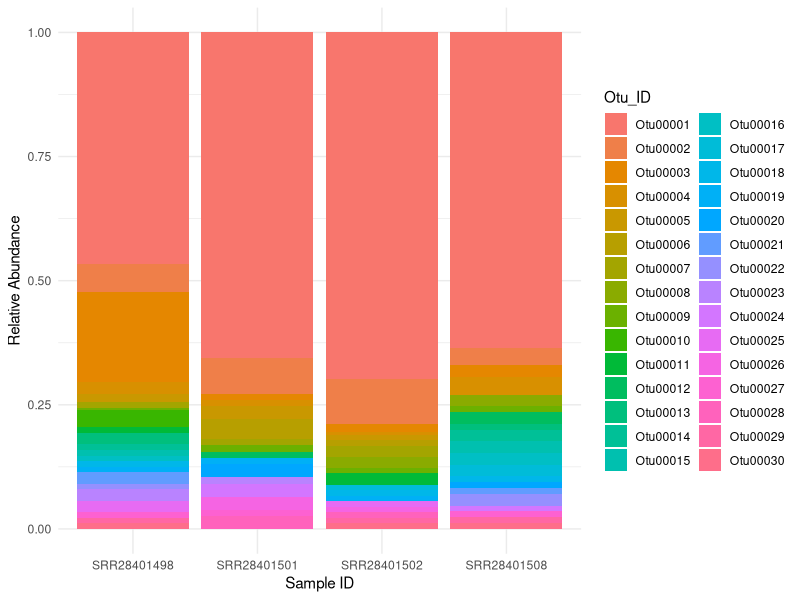

This chart was generated by the following R code:
#import libraries
library(tidyverse)
library(ggplot2)

#loading datasets

tax <- read.delim("otu_taxonomy.txt", header = F, row.names = 1)
otu <- read.delim("otu_table.txt", header = T)


#new columns names and remove brackets in tax dataframe

tax <- tax %>% 
  rename(Size = V2, Taxonomy = V3) %>% 
  mutate(Taxonomy = gsub("\\(.*?\\)", "", Taxonomy))


#seperate Taxonomy column to relavant colummns

tax <- separate(tax, 
         Taxonomy, 
         into = c("Kingdom", "Phylum", "Class", "Order", "Family", "Genus"),
         sep = ";") 


#selecting columns in otu dataframe

otu <- select(otu, -label & - numOtus)


#Group column goes to rownames after that remove in dataframe

rownames(otu) <- otu$Group
otu$Group <- NULL

#tranpoze dataframe

otu <- t(otu)

#merge two dataframes

otu.tax <- merge(tax, otu, by = "row.names")


#transforming long format column

otu.tax <- pivot_longer(otu.tax, 
                        cols = c("SRR28401498", "SRR28401501", "SRR28401502", "SRR28401508"),
                        names_to = "Sample_ID",
                        values_to = "Counts")
                        
#rename "Row.names" column name 

otu.tax <- rename(otu.tax, Otu_ID = Row.names)

#selecting factor

otu.tax$Otu_ID <- as.factor(otu.tax$Otu_ID)

#visualization

plot1 <- otu.tax %>% 
  ggplot(aes(Sample_ID, Counts)) +
  geom_bar(aes(fill = Otu_ID), stat = "identity", position = "fill") +
  labs(y = "Relative Abundance", x = "Sample ID") +
  theme_minimal()

#save the plot

png("Relative_Abundance.png", width = 2400, height = 1600, res = 360)
plot1
dev.off()




















